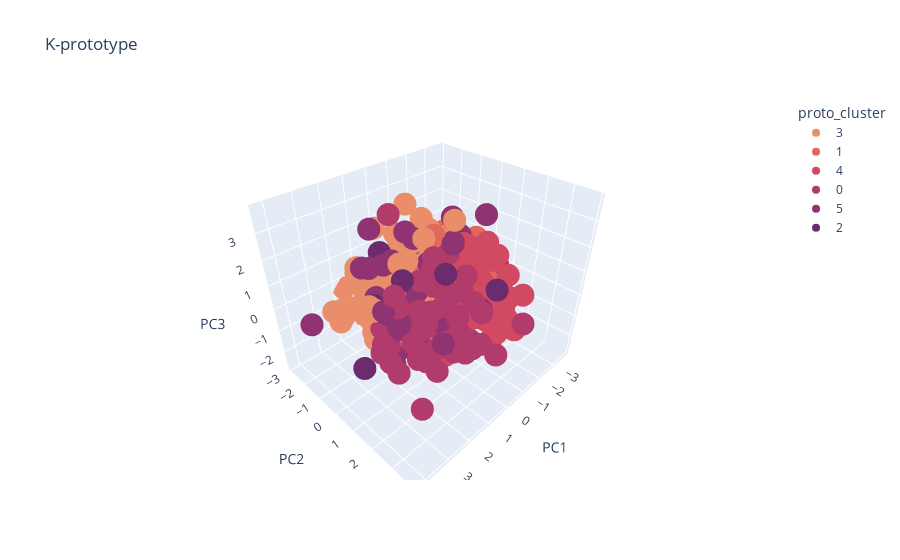

Here is the notebook cell this chart was saved with:
### Code cell
fig = px.scatter_3d(X_pca, x='PC1', y='PC2', z='PC3',
              color='proto_cluster', title="K-prototype", color_discrete_sequence=palette)
fig.show()
